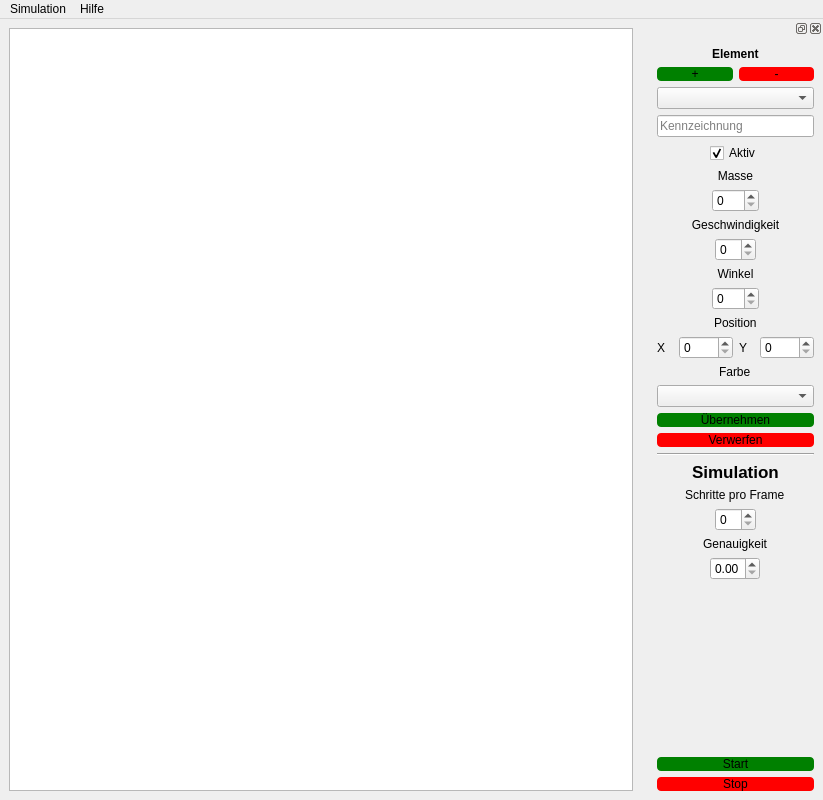
<?xml version="1.0" encoding="UTF-8"?>
<ui version="4.0">
 <class>MainWindow</class>
 <widget class="QMainWindow" name="MainWindow">
  <property name="geometry">
   <rect>
    <x>0</x>
    <y>0</y>
    <width>823</width>
    <height>800</height>
   </rect>
  </property>
  <property name="minimumSize">
   <size>
    <width>800</width>
    <height>800</height>
   </size>
  </property>
  <property name="maximumSize">
   <size>
    <width>100000</width>
    <height>16777215</height>
   </size>
  </property>
  <property name="windowTitle">
   <string>Schwerkraft Simulation</string>
  </property>
  <property name="accessibleName">
   <string/>
  </property>
  <widget class="QWidget" name="centralwidget">
   <layout class="QHBoxLayout" name="horizontalLayout_2">
    <item>
     <layout class="QHBoxLayout" name="horizontalLayout">
      <item>
       <widget class="QGraphicsView" name="graphicsView"/>
      </item>
     </layout>
    </item>
   </layout>
  </widget>
  <widget class="QDockWidget" name="dockWidget">
   <property name="enabled">
    <bool>true</bool>
   </property>
   <property name="minimumSize">
    <size>
     <width>175</width>
     <height>760</height>
    </size>
   </property>
   <property name="maximumSize">
    <size>
     <width>175</width>
     <height>524287</height>
    </size>
   </property>
   <attribute name="dockWidgetArea">
    <number>2</number>
   </attribute>
   <widget class="QWidget" name="dockWidgetContents">
    <layout class="QVBoxLayout" name="verticalLayout_2">
     <item>
      <layout class="QVBoxLayout" name="verticalLayout">
       <item alignment="Qt::AlignmentFlag::AlignHCenter">
        <widget class="QLabel" name="labelElemSet">
         <property name="font">
          <font>
           <bold>true</bold>
          </font>
         </property>
         <property name="text">
          <string>Element</string>
         </property>
        </widget>
       </item>
       <item>
        <layout class="QHBoxLayout" name="horizontalLayout_d1">
         <item>
          <widget class="QPushButton" name="pushCreate">
           <property name="styleSheet">
            <string notr="true">QPushButton{
	background-color: green;
	border-radius: 4px;
}

QPushButton:pressed{
	background-color: rgb(20, 150, 0);
}</string>
           </property>
           <property name="text">
            <string>+</string>
           </property>
          </widget>
         </item>
         <item>
          <widget class="QPushButton" name="pushDelete">
           <property name="styleSheet">
            <string notr="true">QPushButton{
	background-color: red;
	border-radius: 4px;
}

QPushButton:pressed{
	background-color: rgb(150, 20, 0);
}</string>
           </property>
           <property name="text">
            <string>-</string>
           </property>
          </widget>
         </item>
        </layout>
       </item>
       <item>
        <widget class="QComboBox" name="comboElement"/>
       </item>
       <item>
        <widget class="QLineEdit" name="lineEdit">
         <property name="placeholderText">
          <string>Kennzeichnung</string>
         </property>
         <property name="clearButtonEnabled">
          <bool>false</bool>
         </property>
        </widget>
       </item>
       <item alignment="Qt::AlignmentFlag::AlignHCenter">
        <widget class="QCheckBox" name="checkAktiv">
         <property name="layoutDirection">
          <enum>Qt::LayoutDirection::LeftToRight</enum>
         </property>
         <property name="text">
          <string>Aktiv</string>
         </property>
         <property name="checked">
          <bool>true</bool>
         </property>
        </widget>
       </item>
       <item>
        <widget class="QLabel" name="labelMass">
         <property name="text">
          <string>Masse</string>
         </property>
         <property name="alignment">
          <set>Qt::AlignmentFlag::AlignCenter</set>
         </property>
         <property name="buddy">
          <cstring>labelMass</cstring>
         </property>
        </widget>
       </item>
       <item alignment="Qt::AlignmentFlag::AlignHCenter">
        <widget class="QSpinBox" name="spinMass">
         <property name="maximumSize">
          <size>
           <width>50</width>
           <height>16777215</height>
          </size>
         </property>
         <property name="maximum">
          <number>999</number>
         </property>
        </widget>
       </item>
       <item>
        <widget class="QLabel" name="labelVelo">
         <property name="text">
          <string>Geschwindigkeit</string>
         </property>
         <property name="alignment">
          <set>Qt::AlignmentFlag::AlignCenter</set>
         </property>
        </widget>
       </item>
       <item alignment="Qt::AlignmentFlag::AlignHCenter">
        <widget class="QSpinBox" name="spinVelo">
         <property name="maximumSize">
          <size>
           <width>50</width>
           <height>16777215</height>
          </size>
         </property>
        </widget>
       </item>
       <item>
        <widget class="QLabel" name="labelDegree">
         <property name="text">
          <string>Winkel</string>
         </property>
         <property name="alignment">
          <set>Qt::AlignmentFlag::AlignCenter</set>
         </property>
        </widget>
       </item>
       <item alignment="Qt::AlignmentFlag::AlignHCenter">
        <widget class="QSpinBox" name="spinDegree">
         <property name="maximumSize">
          <size>
           <width>50</width>
           <height>16777215</height>
          </size>
         </property>
         <property name="maximum">
          <number>360</number>
         </property>
        </widget>
       </item>
       <item alignment="Qt::AlignmentFlag::AlignHCenter">
        <widget class="QLabel" name="labelPos">
         <property name="text">
          <string>Position</string>
         </property>
        </widget>
       </item>
       <item>
        <layout class="QHBoxLayout" name="horizontalLayout_d2">
         <item>
          <widget class="QLabel" name="labelX">
           <property name="text">
            <string>X</string>
           </property>
          </widget>
         </item>
         <item>
          <widget class="QSpinBox" name="spinXPos">
           <property name="maximum">
            <number>1000</number>
           </property>
          </widget>
         </item>
         <item>
          <widget class="QLabel" name="labelY">
           <property name="text">
            <string>Y</string>
           </property>
          </widget>
         </item>
         <item>
          <widget class="QSpinBox" name="spinYPos">
           <property name="maximum">
            <number>1000</number>
           </property>
          </widget>
         </item>
        </layout>
       </item>
       <item alignment="Qt::AlignmentFlag::AlignHCenter">
        <widget class="QLabel" name="labelColor">
         <property name="text">
          <string>Farbe</string>
         </property>
        </widget>
       </item>
       <item>
        <widget class="QComboBox" name="comboColor"/>
       </item>
       <item>
        <widget class="QPushButton" name="pushSetElem">
         <property name="styleSheet">
          <string notr="true">QPushButton{
	background-color: green;
	border-radius: 4px;
}

QPushButton:pressed{
	background-color: rgb(20, 150, 0);
}</string>
         </property>
         <property name="text">
          <string>Übernehmen</string>
         </property>
        </widget>
       </item>
       <item>
        <widget class="QPushButton" name="pushDiscElem">
         <property name="styleSheet">
          <string notr="true">QPushButton{
	background-color: red;
	border-radius: 4px;
}

QPushButton:pressed{
	background-color: rgb(150, 20, 0);
}</string>
         </property>
         <property name="text">
          <string>Verwerfen</string>
         </property>
        </widget>
       </item>
       <item>
        <widget class="Line" name="lineSepDock">
         <property name="orientation">
          <enum>Qt::Orientation::Horizontal</enum>
         </property>
        </widget>
       </item>
       <item alignment="Qt::AlignmentFlag::AlignHCenter">
        <widget class="QLabel" name="labelSimSet">
         <property name="font">
          <font>
           <pointsize>13</pointsize>
           <bold>true</bold>
          </font>
         </property>
         <property name="text">
          <string>Simulation</string>
         </property>
        </widget>
       </item>
       <item alignment="Qt::AlignmentFlag::AlignHCenter">
        <widget class="QLabel" name="labelSteps">
         <property name="text">
          <string>Schritte pro Frame</string>
         </property>
        </widget>
       </item>
       <item alignment="Qt::AlignmentFlag::AlignHCenter">
        <widget class="QSpinBox" name="spinSteps">
         <property name="maximumSize">
          <size>
           <width>50</width>
           <height>16777215</height>
          </size>
         </property>
        </widget>
       </item>
       <item alignment="Qt::AlignmentFlag::AlignHCenter">
        <widget class="QLabel" name="labelAccuracy">
         <property name="text">
          <string>Genauigkeit</string>
         </property>
        </widget>
       </item>
       <item alignment="Qt::AlignmentFlag::AlignHCenter">
        <widget class="QDoubleSpinBox" name="doubleAccuracy">
         <property name="maximumSize">
          <size>
           <width>50</width>
           <height>16777215</height>
          </size>
         </property>
        </widget>
       </item>
       <item>
        <spacer name="verticalSpacer">
         <property name="orientation">
          <enum>Qt::Orientation::Vertical</enum>
         </property>
         <property name="sizeHint" stdset="0">
          <size>
           <width>20</width>
           <height>40</height>
          </size>
         </property>
        </spacer>
       </item>
       <item>
        <widget class="QPushButton" name="pushStartSim">
         <property name="styleSheet">
          <string notr="true">QPushButton{
	background-color: green;
	border-radius: 4px;
}

QPushButton:pressed{
	background-color: rgb(20, 150, 0);
}</string>
         </property>
         <property name="text">
          <string>Start</string>
         </property>
        </widget>
       </item>
       <item>
        <widget class="QPushButton" name="pushStopSIm">
         <property name="styleSheet">
          <string notr="true">QPushButton{
	background-color: red;
	border-radius: 4px;
}

QPushButton:pressed{
	background-color: rgb(150, 20, 0);
}</string>
         </property>
         <property name="text">
          <string>Stop</string>
         </property>
        </widget>
       </item>
      </layout>
     </item>
    </layout>
   </widget>
  </widget>
  <widget class="QMenuBar" name="menuBar">
   <property name="geometry">
    <rect>
     <x>0</x>
     <y>0</y>
     <width>823</width>
     <height>30</height>
    </rect>
   </property>
   <widget class="QMenu" name="menuSimulation">
    <property name="title">
     <string>Simulation</string>
    </property>
    <addaction name="actionStart_Stop"/>
    <addaction name="separator"/>
    <addaction name="actionElemente"/>
   </widget>
   <widget class="QMenu" name="menuHilfe">
    <property name="title">
     <string>Hilfe</string>
    </property>
    <addaction name="actionFrag_Shannon"/>
    <addaction name="separator"/>
    <addaction name="actionGithub_Repo"/>
   </widget>
   <addaction name="menuSimulation"/>
   <addaction name="menuHilfe"/>
  </widget>
  <action name="actionStart_Stop">
   <property name="icon">
    <iconset theme="media-playback-start"/>
   </property>
   <property name="text">
    <string>Start/ Stop</string>
   </property>
   <property name="shortcut">
    <string>Ctrl+Shift+R</string>
   </property>
  </action>
  <action name="actionElemente">
   <property name="checkable">
    <bool>true</bool>
   </property>
   <property name="icon">
    <iconset theme="mail-mark-important"/>
   </property>
   <property name="text">
    <string>Elemente/ Sim</string>
   </property>
   <property name="shortcut">
    <string>Ctrl+Shift+E</string>
   </property>
  </action>
  <action name="actionFrag_Shannon">
   <property name="icon">
    <iconset theme="system-search"/>
   </property>
   <property name="text">
    <string>Frag Shannon</string>
   </property>
  </action>
  <action name="actionGithub_Repo">
   <property name="icon">
    <iconset theme="applications-development"/>
   </property>
   <property name="text">
    <string>Github-Repo</string>
   </property>
  </action>
 </widget>
 <resources/>
 <connections/>
</ui>
